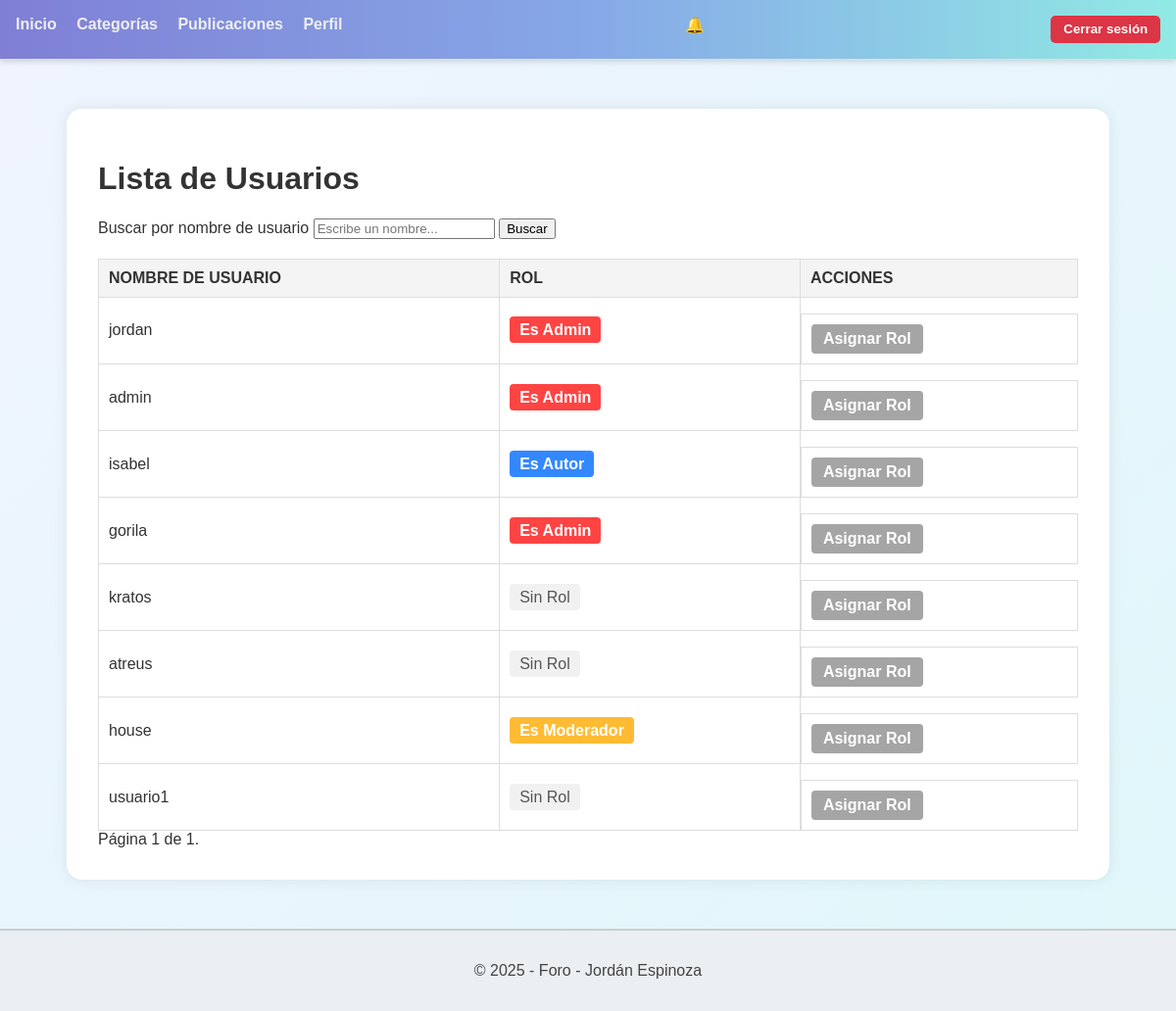
Page /foro/lista_usuarios/ (signed in) on the committed database.
### foro_aplicacion/models.py (models this page shows, shortened)
class Usuario(AbstractUser):
    correo = models.EmailField(max_length=100, unique=True)
    es_admin = models.BooleanField(default=False)
    es_baneado = models.BooleanField(default=False)
    es_moderador = models.BooleanField(default=False)
    es_autor = models.BooleanField(default=False)
    reputacion = models.IntegerField(default=0)
    avatar = models.ImageField(upload_to='avatars/', blank=True, null=True)
    class Meta:
        verbose_name = 'Usuario'
        verbose_name_plural = 'Usuarios'

### foro_aplicacion/views.py (the view)
# urls.py: path('lista_usuarios/', lista_usuarios, name='lista_usuarios'),
def lista_usuarios(request):
    nombre = request.GET.get('nombre', '')
    usuarios = Usuario.objects.all()
    if nombre:
        usuarios = usuarios.filter(username__icontains=nombre)
    paginator = Paginator(usuarios, 10)
    page_number = request.GET.get('page')
    usuarios_paginados = paginator.get_page(page_number)
    return render(request, 'foro_aplicacion/lista_usuarios.html', {
        'usuarios': usuarios_paginados,
        'nombre': nombre  # Para mantener el valor del campo en la barra de búsqueda
    })

### foro_aplicacion/context_processors.py (called while the page is built)
def cantidad_notificaciones(request):
    if request.user.is_authenticated:
        cantidad = request.user.notificaciones.filter(leida=False).count()
        return {'cantidad_no_leidas': cantidad}
    return {}

### foro_aplicacion/templates/foro_aplicacion/lista_usuarios.html (shortened to what this page needs)
{% extends "template_base.html" %}
{% block body %}
    <h1>Lista de Usuarios</h1>
    <form method="get" class="buscar-usuarios-form mb-3">
        <label for="nombre">Buscar por nombre de usuario</label>
        <input type="text" name="nombre" id="nombre" value="{{ nombre }}" placeholder="Escribe un nombre...">
        <button type="submit">Buscar</button>
    </form>
    <table class="tabla-usuarios">
        <thead>
            <tr>
                <th>Nombre de usuario</th>
                <th>Rol</th>
                <th>Acciones</th>
            </tr>
        </thead>
        <tbody>
            {% for usuario in usuarios %}
                <tr>
                    <td>{{ usuario.username }}</td>
                    <td>
                        {% if usuario.es_admin %}
                            <span class="role-admin">Es Admin</span>
                        {% elif usuario.es_moderador %}
                            <span class="role-moderador">Es Moderador</span>
                        {% elif usuario.es_baneado %}
                            <span class="role-baneado">Está Baneado</span>
                        {% elif usuario.es_autor %}
                            <span class="role-autor">Es Autor</span>
                        {% elif usuario.es_usuario %}
                            <span class="role-usuario">Es Usuario</span>
                        {% else %}
                            <span class="role-sin-rol">Sin Rol</span>
                        {% endif %}
                    </td>
                    <td class="acciones">
                        <a href="{% url 'asignar_rol' usuario.pk %}" class="btn-asignar-rol">Asignar Rol</a>
                    </td>
                </tr>
            {% empty %}
                <tr>
                    <td colspan="3">No se encontraron usuarios.</td>
                </tr>
            {% endfor %}
        </tbody>
    </table>
    <div class="pagination">
        <span class="step-links">
            <span class="current">
                Página {{ usuarios.number }} de {{ usuarios.paginator.num_pages }}.
            </span>
        </span>
    </div>
{% endblock %}

### static/css/styles.css (style rules this page uses)
body { margin: 0; padding: 0; background: linear-gradient(135deg, #f0f4ff, #e0f7fa); color: #333; font-family: 'Segoe UI', Tahoma, Geneva, Verdana, sans-serif; }
body { font-family: Arial, sans-serif; background-color: #f4f4f4; color: #333; }
.acciones { margin-top: 1rem; display: flex; gap: 0.5rem; flex-wrap: wrap; }
.tabla-usuarios { width: 100%; border-collapse: collapse; margin-top: 20px; }
.tabla-usuarios th, .tabla-usuarios td { padding: 10px; text-align: left; border: 1px solid #ddd; }
.tabla-usuarios th { background-color: #f4f4f4; font-weight: bold; text-transform: uppercase; }
.tabla-usuarios td { vertical-align: middle; }
.tabla-usuarios .role-admin { background-color: #ff4444; color: white; padding: 5px 10px; border-radius: 4px; font-weight: bold; }
.tabla-usuarios .role-moderador { background-color: #ffbb33; color: white; padding: 5px 10px; border-radius: 4px; font-weight: bold; }
.tabla-usuarios .role-autor { background-color: #3388ff; color: white; padding: 5px 10px; border-radius: 4px; font-weight: bold; }
.tabla-usuarios .role-sin-rol { background-color: #f1f1f1; color: #555; padding: 5px 10px; border-radius: 4px; }
.tabla-usuarios .btn-asignar-rol { text-decoration: none; background-color: #a5a5a5; color: white; padding: 6px 12px; border-radius: 4px; font-weight: bold; text-align: center; display: inline-block; transition: background-color 0.3s ease; }

### rows in the picture
Usuario: username "jordan", es_admin "Es Admin"
Usuario: username "admin", es_admin "Es Admin"
Usuario: username "isabel", es_admin "Es Autor"
Usuario: username "gorila", es_admin "Es Admin"
Usuario: username "kratos", es_admin "Sin Rol"
Usuario: username "atreus", es_admin "Sin Rol"
Usuario: username "house", es_admin "Es Moderador"
Usuario: username "usuario1", es_admin "Sin Rol"

### other values in the picture
{{ usuarios.number }} "1"
{{ usuarios.paginator.num_pages }} "1"
